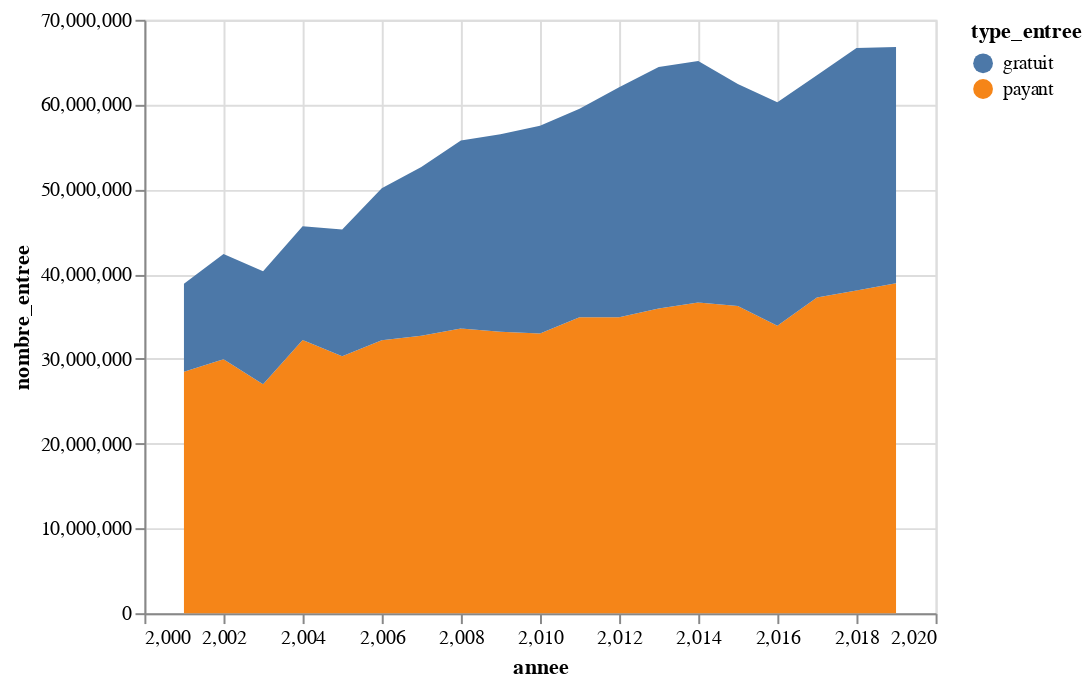

The notebook cell saved with this chart:
### Code cell
# On peut maintenant s'appuyer sur le type de données, gratuit ou payant, pour chaque ligne "annee" de
# notre jeu de données
alt.Chart(df_long_freq_annee).mark_area().encode(
    x="annee",
    y="nombre_entree",
    color="type_entree"
)

### Figure 1 — Vega-Lite specification as saved in the notebook (floating-point values rounded to 4 significant figures)
{"config": {"view": {"continuousWidth": 400, "continuousHeight": 300}}, "data": {"name": "data-37c891bb50915f3e536e0f602ba2dae9"}, "mark": "area", "encoding": {"color": {"type": "nominal", "field": "type_entree"}, "x": {"type": "quantitative", "field": "annee"}, "y": {"type": "quantitative", "field": "nombre_entree"}}, "$schema": "https://vega.github.io/schema/vega-lite/v4.8.1.json", "datasets": {"data-37c891bb50915f3e536e0f602ba2dae9": [{"annee": 2001, "type_entree": "payant", "nombre_entree": 28470000.0}, {"annee": 2002, "type_entree": "payant", "nombre_entree": 29950000.0}, {"annee": 2003, "type_entree": "payant", "nombre_entree": 27010000.0}, {"annee": 2004, "type_entree": "payant", "nombre_entree": 32220000.0}, {"annee": 2005, "type_entree": "payant", "nombre_entree": 30320000.0}, {"annee": 2006, "type_entree": "payant", "nombre_entree": 32200000.0}, {"annee": 2007, "type_entree": "payant", "nombre_entree": 32710000.0}, {"annee": 2008, "type_entree": "payant", "nombre_entree": 33580000.0}, {"annee": 2009, "type_entree": "payant", "nombre_entree": 33190000.0}, {"annee": 2010, "type_entree": "payant", "nombre_entree": 33000000.0}, {"annee": 2011, "type_entree": "payant", "nombre_entree": 34910000.0}, {"annee": 2012, "type_entree": "payant", "nombre_entree": 34910000.0}, {"annee": 2013, "type_entree": "payant", "nombre_entree": 35930000.0}, {"annee": 2014, "type_entree": "payant", "nombre_entree": 36650000.0}, {"annee": 2015, "type_entree": "payant", "nombre_entree": 36240000.0}, {"annee": 2016, "type_entree": "payant", "nombre_entree": 33910000.0}, {"annee": 2017, "type_entree": "payant", "nombre_entree": 37230000.0}, {"annee": 2018, "type_entree": "payant", "nombre_entree": 38050000.0}, {"annee": 2019, "type_entree": "payant", "nombre_entree": 38920000.0}, {"annee": 2001, "type_entree": "gratuit", "nombre_entree": 10380000.0}, {"annee": 2002, "type_entree": "gratuit", "nombre_entree": 12420000.0}, {"annee": 2003, "type_entree": "gratuit", "nombre_entree": 13310000.0}, {"annee": 2004, "type_entree": "gratuit", "nombre_entree": 13410000.0}, {"annee": 2005, "type_entree": "gratuit", "nombre_entree": 14930000.0}, {"annee": 2006, "type_entree": "gratuit", "nombre_entree": 17920000.0}, {"annee": 2007, "type_entree": "gratuit", "nombre_entree": 19910000.0}, {"annee": 2008, "type_entree": "gratuit", "nombre_entree": 22190000.0}, {"annee": 2009, "type_entree": "gratuit", "nombre_entree": 23290000.0}, {"annee": 2010, "type_entree": "gratuit", "nombre_entree": 24500000.0}, {"annee": 2011, "type_entree": "gratuit", "nombre_entree": 24600000.0}, {"annee": 2012, "type_entree": "gratuit", "nombre_entree": 27140000.0}, {"annee": 2013, "type_entree": "gratuit", "nombre_entree": 28500000.0}, {"annee": 2014, "type_entree": "gratuit", "nombre_entree": 28500000.0}, {"annee": 2015, "type_entree": "gratuit", "nombre_entree": 26170000.0}, {"annee": 2016, "type_entree": "gratuit", "nombre_entree": 26360000.0}, {"annee": 2017, "type_entree": "gratuit", "nombre_entree": 26240000.0}, {"annee": 2018, "type_entree": "gratuit", "nombre_entree": 28620000.0}, {"annee": 2019, "type_entree": "gratuit", "nombre_entree": 27870000.0}]}}
